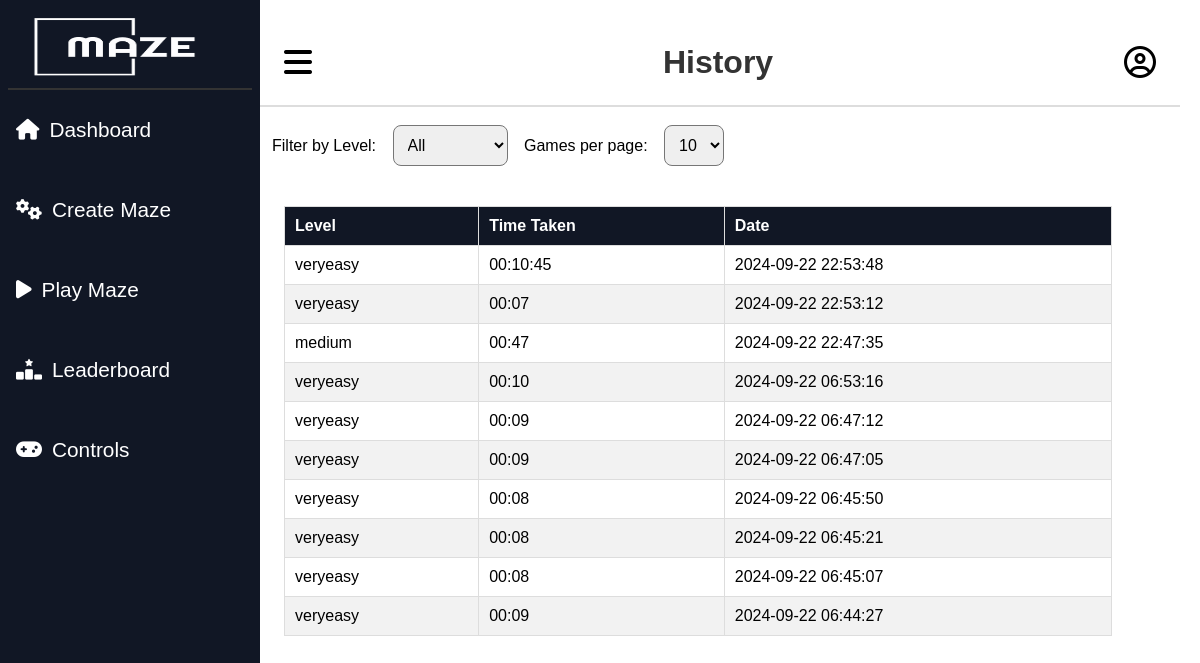
Screenshot of /history.php (signed in) with the database file from the repository.
### tables this page shows
CREATE TABLE `user_scores` (
  `id` int(11) NOT NULL,
  `user_id` int(11) NOT NULL,
  `Level` varchar(255) NOT NULL,
  `time_taken` varchar(225) NOT NULL,
  `created_at` timestamp NOT NULL DEFAULT current_timestamp()
);

### history.php (the view, shortened to what this page needs)
<?php
include 'authentication/config.php';
$user_id = $_SESSION['user_id'];
$selected_level = isset($_POST['level']) ? $_POST['level'] : 'all';
$games_count = isset($_POST['games_count']) ? (int)$_POST['games_count'] : 10;
$query = "SELECT level, time_taken, created_at FROM user_scores WHERE user_id = ?";
$query .= " ORDER BY created_at DESC LIMIT ?";
$stmt = $conn->prepare($query);
if ($selected_level !== 'all') {
    $stmt->bind_param("isi", $user_id, $selected_level, $games_count);
} else {
    $stmt->bind_param("ii", $user_id, $games_count);
}
$stmt->execute();
$result = $stmt->get_result();
?>
<!DOCTYPE html>
<html lang="en">
<head>
    <link rel="stylesheet" href="https://cdnjs.cloudflare.com/ajax/libs/font-awesome/6.6.0/css/all.min.css" />
</head>
<body>
    <div class="container">
        <aside>
            <?php include 'sidebar.php'; ?>
        </aside>
        <div class="main-content">
        <header>
                <i class="fa fa-bars fa-2xl" id="toggle-sidebar"></i>
                <h1>History</h1>
                <div class="user-profile">
                    <i class="fa-regular fa-circle-user fa-2xl" id="user-icon"></i>
                </div>
            </header><br>
            <form method="POST">
                <label for="level-select">Filter by Level:</label>
                <select class="level-select" id="level-select" name="level" onchange="this.form.submit()">
                    <option value="all" <?php echo $selected_level === 'all' ? 'selected' : ''; ?>>All</option>
                </select>
                <label for="games-count">Games per page:</label>
                <select class="level-select" id="games-count" name="games_count" onchange="this.form.submit()">
                    <option value="10" <?php echo (isset($_POST['games_count']) && $_POST['games_count'] == 10) ? 'selected' : ''; ?>>10</option>
                </select>
            </form>
            <table>
                <thead>
                    <tr>
                        <th>Level</th>
                        <th>Time Taken</th>
                        <th>Date</th>
                    </tr>
                </thead>
                <tbody>
                    <?php if ($result->num_rows > 0): ?>
                        <?php while ($row = $result->fetch_assoc()): ?>
                            <tr>
                                <td><?php echo htmlspecialchars($row['level']); ?></td>
                                <td><?php echo htmlspecialchars($row['time_taken']); ?></td>
                                <td><?php echo htmlspecialchars($row['created_at']); ?></td>
                            </tr>
                        <?php endwhile; ?>
                    <?php else: ?>
                        <tr>
                            <td colspan="3">No game history available.</td>
                        </tr>
                    <?php endif; ?>
                </tbody>
            </table>
        </div>
    </div>
</body>
</html>

### sidebar.php (shortened to what this page needs)
<!DOCTYPE html>
<html lang="en">
<head>
    <link rel="stylesheet" href="https://cdnjs.cloudflare.com/ajax/libs/font-awesome/6.0.0-beta3/css/all.min.css">
    <link rel="stylesheet" href="css/sidebar.css">
</head>
<body>
    <div class="side-container">
        <aside class="sidebar" id="sidebar">
            <div class="side-header">
                <img src="mazelogo.png" alt="" class="logo" >
            </div>
            <nav class="side-nav">
                <hr>
                <ul class="side-lists">
                <li><a href="dashboard.php"><i class="fas fa-home"></i> <span>Dashboard</span></a></li>
                    <li><a href="create/maze.php"><i class="fas fa-cogs"></i> <span>Create Maze</span></a></li>
                    <li><a href="play.php" id="play-maze-link"><i class="fas fa-play"></i><span> Play Maze</span></a></li>
                    <li><a href="leaderboard.php"><i class="fas fa-ranking-star"></i><span>Leaderboard</span></a></li>
                    <li><a href="controls.php"><i class="fas fa-gamepad"></i><span>Controls</span></a></li>
                </ul>
            </nav>
        </aside>
    </div>
</body>
</html>

### Css/sidebar.css (style rules this page uses)
body { font-family: Arial, sans-serif; margin: 0; padding: 0; background-color: #f4f4f4; }
.side-container { display: flex; }
.sidebar { width: 260px; background-color: #111725; padding: 0.5rem; color: white; height: 100vh; position: fixed; top: 0; left: 0; transition: width 0.3s; }
.logo { width: 200px; height: 80px; }
.sidebar nav ul { list-style-type: none; padding: 0; }
.sidebar nav ul li { margin-bottom: 40px; transition: background-color 0.3s; }
.sidebar nav ul li a { color: white; text-decoration: none; font-size: 1.3rem; display: flex; align-items: center; height: 100%; padding: 0.5rem; }
.sidebar nav ul li a i { margin-right: 10px; }
.side-header { display: flex; align-items: center; justify-content: space-between; }
h1 { font-size: 3rem; margin: 0; }

### history.php (style rules this page uses)
* { margin: 0; padding: 0; box-sizing: border-box; }
body { font-family: Arial, sans-serif; background-color: #f4f4f4; margin: 0; padding: 0; }
.container { display: flex; height: 100vh; }
aside { width: 240px; background-color: #111725; color: white; display: flex; flex-direction: column; justify-content: start; height: 100vh; position: fixed; }
.main-content { padding: 20px; background-color: #fff; margin-left: 240px; width: 100%; }
h1 { font-size: 2rem; margin-bottom: 10px; color: #333; }
hr { border: none; height: 2px; background-color: #333; margin-bottom: 20px; }
table { margin-left: 24px; padding: 24px; width: 90%; border-collapse: collapse; margin-top: 20px; }
th, td { border: 1px solid #ddd; padding: 10px; text-align: left; }
th { background-color: #111725; color: white; }
tr:nth-child(even) { background-color: #f2f2f2; }
select { margin-bottom: 20px; padding: 10px; font-size: 16px; }
.level-select { border-radius: 8px; margin-left: 12px; }
.level-select option { background-color: #111725; color: white; border-radius: 4px; }
label { margin-left: 12px; }
header { display: flex; justify-content: space-between; align-items: center; padding: 10px 0; border-bottom: 2px solid #ddd; color: black; padding: 24px; }
header h1 { font-size: 32px; }
.user-profile { position: relative; display: inline-block; }
#user-icon { cursor: pointer; transition: color 0.3s ease; }

### rows the page displays
user_scores: Level "veryeasy", time_taken "00:10:45", created_at "2024-09-22 22:53:48"
user_scores: Level "veryeasy", time_taken "00:07", created_at "2024-09-22 22:53:12"
user_scores: Level "medium", time_taken "00:47", created_at "2024-09-22 22:47:35"
user_scores: Level "veryeasy", time_taken "00:10", created_at "2024-09-22 06:53:16"
user_scores: Level "veryeasy", time_taken "00:09", created_at "2024-09-22 06:47:12"
user_scores: Level "veryeasy", time_taken "00:09", created_at "2024-09-22 06:47:05"
user_scores: Level "veryeasy", time_taken "00:08", created_at "2024-09-22 06:45:50"
user_scores: Level "veryeasy", time_taken "00:08", created_at "2024-09-22 06:45:21"
user_scores: Level "veryeasy", time_taken "00:08", created_at "2024-09-22 06:45:07"
user_scores: Level "veryeasy", time_taken "00:09", created_at "2024-09-22 06:44:27"
